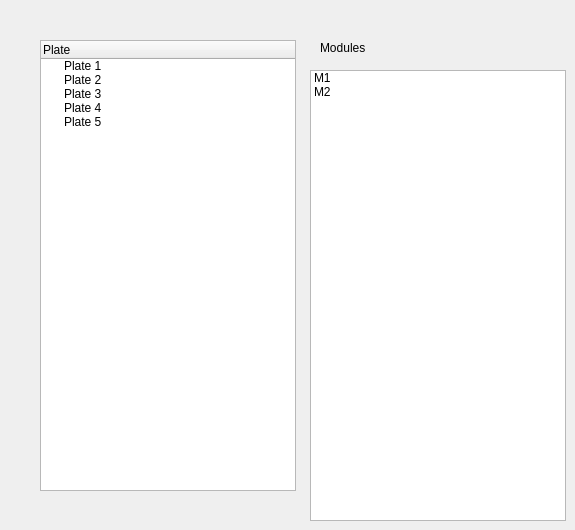
    <widget class="QWidget" name="tab">
     <attribute name="title">
      <string>Plate</string>
     </attribute>
     <widget class="QTreeWidget" name="treeWidget_4">
      <property name="geometry">
       <rect>
        <x>40</x>
        <y>40</y>
        <width>256</width>
        <height>451</height>
       </rect>
      </property>
      <property name="dragEnabled">
       <bool>true</bool>
      </property>
      <property name="dragDropMode">
       <enum>QAbstractItemView::DragDrop</enum>
      </property>
      <column>
       <property name="text">
        <string>Plate</string>
       </property>
      </column>
      <item>
       <property name="text">
        <string>Plate 1</string>
       </property>
      </item>
      <item>
       <property name="text">
        <string>Plate 2</string>
       </property>
      </item>
      <item>
       <property name="text">
        <string>Plate 3</string>
       </property>
      </item>
      <item>
       <property name="text">
        <string>Plate 4</string>
       </property>
      </item>
      <item>
       <property name="text">
        <string>Plate 5</string>
       </property>
      </item>
     </widget>
     <widget class="QListWidget" name="listWidget_2">
      <property name="geometry">
       <rect>
        <x>310</x>
        <y>70</y>
        <width>256</width>
        <height>451</height>
       </rect>
      </property>
      <property name="dragEnabled">
       <bool>true</bool>
      </property>
      <property name="dragDropMode">
       <enum>QAbstractItemView::DragOnly</enum>
      </property>
      <item>
       <property name="text">
        <string>M1</string>
       </property>
      </item>
      <item>
       <property name="text">
        <string>M2</string>
       </property>
      </item>
     </widget>
     <widget class="QLabel" name="label_4">
      <property name="geometry">
       <rect>
        <x>320</x>
        <y>40</y>
        <width>60</width>
        <height>16</height>
       </rect>
      </property>
      <property name="text">
       <string>Modules</string>
      </property>
     </widget>
    </widget>
